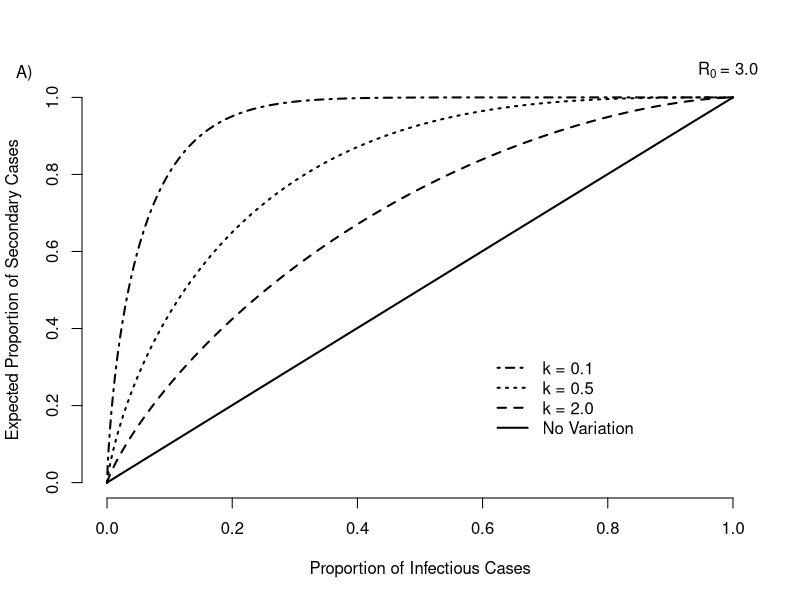
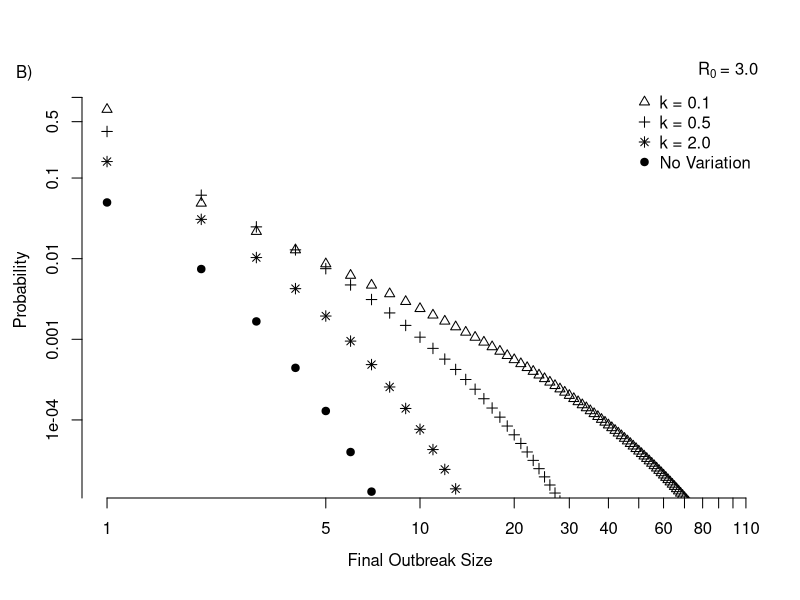
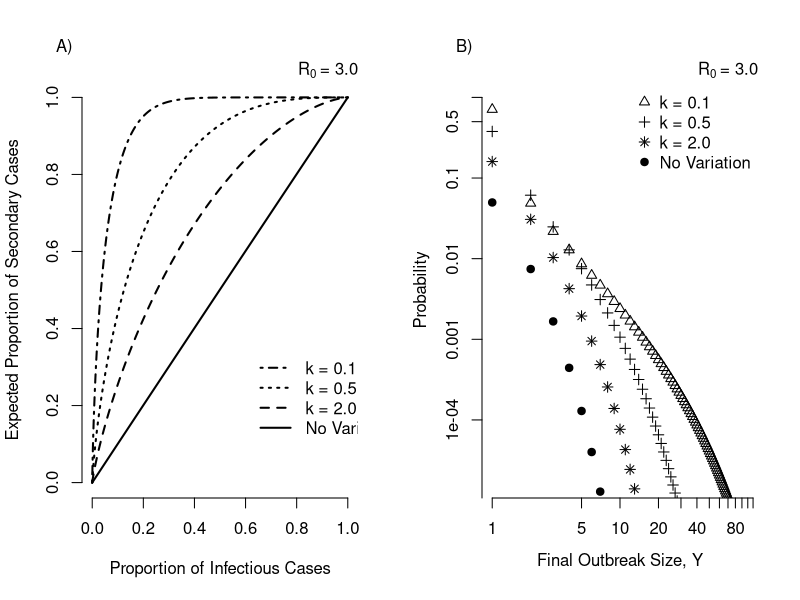

The R source for these figures, in order:
################################
# Jonathan Smith, PhD, MPH
################################

# rm(list = ls())
# dev.off()


R <- 3
k <- c(0.1, 0.5, 2, 100000)

###############################
# Figure 1A
###############################

# function to calculate proportion of infection (see supplementary document)
propinfection <- function(R, k, prop){
  xp <- qgamma(1 - prop, shape = k, rate = k/R) 
  tp <- 1 - pgamma(xp, shape = k+1, rate = k/R) 
  return(tp) 
}

xx <- seq(0, 1, 0.001)

#colors <- ggsci::pal_lancet(palette = c("lanonc"), alpha = 0.9)(9)

plotdata <- cbind(xx, 
                  propinfection(R = 3, k = k[1], xx),
                  propinfection(R = 3, k = k[2], xx),
                  propinfection(R = 3, k = k[3], xx),
                  propinfection(R = 3, k = k[4], xx))

plot(plotdata[,1], plotdata[,2], type = "l", bty = "n",
     xlab = "Proportion of Infectious Cases",
     ylab = "Expected Proportion of Secondary Cases",
     lwd = 2, lty = 4)
  lines(plotdata[,1], plotdata[,3], lty = 3, lwd = 2)
  lines(plotdata[,1], plotdata[,4], lty = 2, lwd = 2)
  lines(plotdata[,1], plotdata[,5], lty = 1, lwd = 2)
  legend(x = 0.6, y = 0.35, c("k = 0.1", "k = 0.5", "k = 2.0", "No Variation"), 
         lty = 4:1, bty = "n", lwd = 2)
  mtext(bquote(R[0]~"= 3.0"), adj = 1)
  mtext("A)", adj = -0.1)

###############################
# B
###############################
# Function to calculate the probability of an outbreak of size Y
outbreakprob <- function(y, R, k){
  l <- lgamma(k * y + (y - 1)) - (lgamma(k * y) + lgamma(y + 1)) + (y - 1) * log(R / k) - (k * y + (y - 1)) * log(1 + R / k)
  return(exp(l))
}


maxoutbreak <- 100
outbrk_prob1 <- outbreakprob(1:maxoutbreak, R, k[1])
outbrk_prob2 <- outbreakprob(1:maxoutbreak, R, k[2])
outbrk_prob3 <- outbreakprob(1:maxoutbreak, R, k[3])
outbrk_prob4 <- outbreakprob(1:maxoutbreak, R, k[4])

outbrk_prob1[25]/outbrk_prob4[25]

xx <- seq(0, maxoutbreak, by = 0.01)
maxrange <- seq(1, maxoutbreak, 1)

plot(log(range(1, maxoutbreak)), range(-11,0), type = 'n', xlab = '', ylab = '', axes = F)
  points(log(maxrange), log(outbrk_prob1), col = 1, pch=2, cex=1)
  points(log(maxrange), log(outbrk_prob2), col = 1, pch=3, cex=1)
  points(log(maxrange), log(outbrk_prob3), col = 1, pch=8, cex=1)
  points(log(maxrange), log(outbrk_prob4), col = 1, pch=19, cex=1)
  axis(side=1, at=log(c(1, 5, seq(10, maxoutbreak + 10, b = 10))), c(1, 5, seq(10, maxoutbreak + 10, b = 10)))
  axis(side=2, at=log(c(1/100000, 1/10000, 1/1000, 1/100, 1/10, 1/2, 1)), c(1/100000, 1/10000, 1/1000, 1/100, 1/10, 1/2, 1))
  mtext(side=1, 'Final Outbreak Size', padj=4)
  mtext(side=2, 'Probability', padj=-4)
  legend('topright', c("k = 0.1", "k = 0.5", "k = 2.0", "No Variation"), 
         pch=c(2,3,8,19), cex=1, bty="n")
  mtext(bquote(R[0]~"= 3.0"), adj = 1)
  mtext("B)", adj = -0.1)




##### Combined
pdf("~jonathansmith/Dropbox/Emory/Lancet/Figure1.pdf", height = 5, width = 10)
par(mfrow=c(1,2))
# A
plot(plotdata[,1], plotdata[,2], type = "l", bty = "n",
     xlab = "Proportion of Infectious Cases",
     ylab = "Expected Proportion of Secondary Cases",
     lwd = 2, lty = 4)
  lines(plotdata[,1], plotdata[,3], lty = 3, lwd = 2)
  lines(plotdata[,1], plotdata[,4], lty = 2, lwd = 2)
  lines(plotdata[,1], plotdata[,5], lty = 1, lwd = 2)
  legend(x = 0.6, y = 0.35, c("k = 0.1", "k = 0.5", "k = 2.0", "No Variation"), 
         lty = 4:1, bty = "n", lwd = 2)
  mtext(bquote(R[0]~"= 3.0"), adj = 1)
  mtext("A)", adj = -0.1, padj = -2)

# B
plot(log(range(1, maxoutbreak)), range(-11,0), type = 'n', xlab = '', ylab = '', axes = F)
  points(log(maxrange), log(outbrk_prob1), col = 1, pch=2, cex=1)
  points(log(maxrange), log(outbrk_prob2), col = 1, pch=3, cex=1)
  points(log(maxrange), log(outbrk_prob3), col = 1, pch=8, cex=1)
  points(log(maxrange), log(outbrk_prob4), col = 1, pch=19, cex=1)
  axis(side = 1, at = log(c(1, 5, seq(10, maxoutbreak + 10, b = 10))), c(1, 5, seq(10, maxoutbreak + 10, b = 10)))
  axis(side = 2, at = log(c(1/100000, 1/10000, 1/1000, 1/100, 1/10, 1/2, 1)), c(1/100000, 1/10000, 1/1000, 1/100, 1/10, 1/2, 1))
  mtext(side = 1, 'Final Outbreak Size, Y', padj=4)
  mtext(side = 2, 'Probability', padj=-4)
  legend('topright', c("k = 0.1", "k = 0.5", "k = 2.0", "No Variation"), 
         pch=c(2,3,8,19), cex=1, bty="n")
  mtext(bquote(R[0]~"= 3.0"), adj = 1)
  mtext("B)", adj = -0.1, padj = -2)
dev.off()